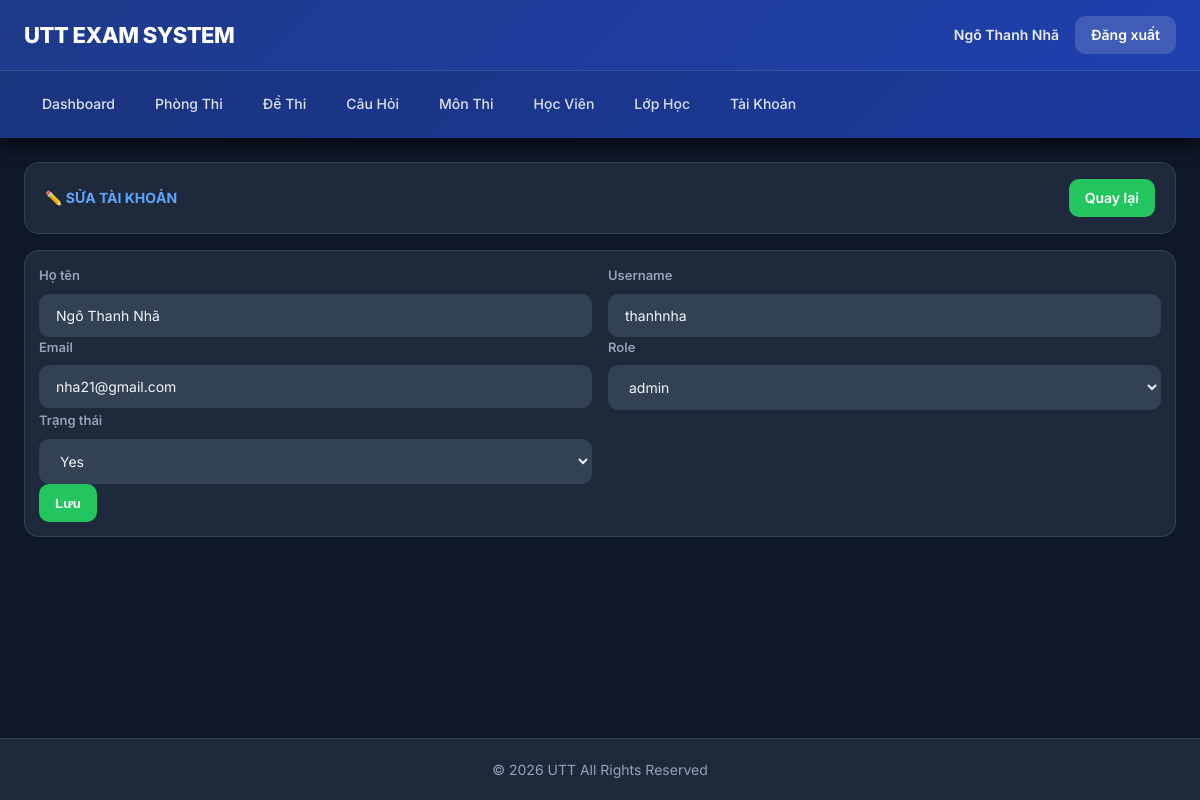
Page /public/index.php?url=TaikhoanController/edit/1 (signed in) on the committed database.
### tables this page shows
CREATE TABLE `users` (
  `id` int(11) NOT NULL,
  `hoten` varchar(100) NOT NULL,
  `username` varchar(50) NOT NULL,
  `email` varchar(120) NOT NULL,
  `password_hash` varchar(255) NOT NULL,
  `trangthai` tinyint(4) DEFAULT 1,
  `role` varchar(20) DEFAULT 'admin',
  `lop_id` int(11) DEFAULT NULL,
  `created_at` datetime DEFAULT current_timestamp()
);

### Core/Controller.php (called while the page is built, shortened)
<?php
class Controller{
  public function model($name){
    return new $name;
  }
  public function view($layout,$data=[]){
    require_once __DIR__."/../MVC/Views/$layout.php";
  }
}

### MVC/Controllers/TaikhoanController.php (called while the page is built, shortened)
<?php
class TaikhoanController extends Controller
{
  private function getFlash($k)
  {
    $v = $_SESSION["_flash"][$k] ?? "";
    return $v;
  }
  public function edit($id)
  {
    $m = $this->model("User_m");
    $u = $m->find((int) $id);
    $this->view("layout_admin", [
      "page" => "Pages/tk_edit",
      "u" => $u,
      "msg" => $this->getFlash("msg"),
      "err" => $this->getFlash("err")
    ]);
  }
}

### Core/App.php (called while the page is built, shortened)
<?php
class App {
  public function __construct(){
    $url = $_GET["url"] ?? "AuthController/login";
    $arr = explode("/", trim($url,"/"));
    $action     = $arr[1] ?? "login";
    $params     = array_slice($arr,2);
    $c = new $controller;
    call_user_func_array([$c,$action], $params);
  }
}

### public/index.php (called while the page is built, shortened)
<?php
require_once __DIR__."/../Core/Database.php";
require_once __DIR__."/../Core/Controller.php";
require_once __DIR__."/../Core/App.php";
new App();

### Core/Database.php (called while the page is built, shortened)
<?php
class Database
{
  public function __construct()
  {
    $dsn = "mysql:host=" . DB_HOST . ";port=" . DB_PORT . ";dbname=" . DB_NAME . ";charset=utf8mb4";
    $this->con = new PDO($dsn, DB_USER, DB_PASS, [
      PDO::ATTR_ERRMODE => PDO::ERRMODE_EXCEPTION,
      PDO::ATTR_DEFAULT_FETCH_MODE => PDO::FETCH_ASSOC
    ]);
  }
}

### MVC/Models/User_m.php (called while the page is built, shortened)
<?php
class User_m extends Database {
  public function find($id){
    $st=$this->con->prepare("SELECT * FROM users WHERE id=?");
    $st->execute([(int)$id]);
    return $st->fetch();
  }
}

### MVC/Views/Pages/tk_edit.php (the view, shortened to what this page needs)
<?php
$u=$data["u"];
?>
<div class="panel">
  <div class="panel-title">✏️ SỬA TÀI KHOẢN</div>
  <div class="panel-actions">
    <a class="btn-green" href="<?=BASE_URL?>/index.php?url=TaikhoanController/index">Quay lại</a>
  </div>
</div>
<div class="box" style="padding:14px">
  <form method="post" action="<?=BASE_URL?>/index.php?url=TaikhoanController/update">
    <div class="row2">
      <div>
        <label>Họ tên</label>
        <input name="hoten" value="<?=htmlspecialchars($u["hoten"])?>" required>
      </div>
      <div>
        <label>Username</label>
        <input name="username" value="<?=htmlspecialchars($u["username"])?>" required>
      </div>
    </div>
    <div class="row2">
      <div>
        <label>Email</label>
        <input name="email" value="<?=htmlspecialchars($u["email"])?>" required>
      </div>
      <div>
        <label>Role</label>
        <select name="role">
          <option value="admin" <?=($u["role"]==="admin"?'selected':'')?>>admin</option>
        </select>
      </div>
    </div>
    <div class="row2">
      <div>
        <label>Trạng thái</label>
        <select name="trangthai">
          <option value="1" <?=((int)$u["trangthai"]===1?'selected':'')?>>Yes</option>
        </select>
      </div>
      <div></div>
    </div>
    <button class="btn-green" type="submit">Lưu</button>
  </form>
</div>

### MVC/Views/layout_admin.php (shortened to what this page needs)
<?php
$u = $_SESSION["user"] ?? ["hoten" => "Khách"];
$page = $data["page"] ?? "";
?>
<!doctype html>
<html lang="vi">
<head>
  <link rel="stylesheet" href="<?= BASE_URL ?>/assets/style.css?v=3">
</head>
<body>
  <header class="site-header">
    <div class="header-top">
      <div class="header-logo">UTT EXAM SYSTEM</div>
      <div class="header-user">
        <span class="header-user-name"><?= htmlspecialchars($u["hoten"]) ?></span>
        <a href="<?= BASE_URL ?>/index.php?url=AuthController/logout" class="header-logout">Đăng xuất</a>
      </div>
    </div>
    <nav class="header-nav">
      <a href="<?= BASE_URL ?>/index.php?url=DashboardController/index" class="nav-link">Dashboard</a>
      <a href="<?= BASE_URL ?>/index.php?url=PhongthiController/index" class="nav-link">Phòng Thi</a>
      <a href="<?= BASE_URL ?>/index.php?url=DethiController/index" class="nav-link">Đề Thi</a>
      <a href="<?= BASE_URL ?>/index.php?url=CauhoiController/index" class="nav-link">Câu Hỏi</a>
      <a href="<?= BASE_URL ?>/index.php?url=MonthiController/index" class="nav-link">Môn Thi</a>
      <a href="<?= BASE_URL ?>/index.php?url=HocvienAdminController/index" class="nav-link">Học Viên</a>
      <a href="<?= BASE_URL ?>/index.php?url=LophocController/index" class="nav-link">Lớp Học</a>
      <a href="<?= BASE_URL ?>/index.php?url=TaikhoanController/index" class="nav-link">Tài Khoản</a>
    </nav>
  </header>
  <main class="page-wrap">
    <?php require_once __DIR__ . "/" . $page . ".php"; ?>
  </main>
  <footer class="site-footer">
    © 2026 UTT All Rights Reserved
  </footer>
</body>
</html>

### public/assets/style.css (style rules this page uses)
:root { --bg-primary: #0f172a; --bg-secondary: #1e293b; --bg-tertiary: #334155; --accent-primary: #3b82f6; --accent-hover: #2563eb; --accent-light: #60a5fa; --text-primary: #f1f5f9; --text-secondary: #94a3b8; --text-muted: #64748b; --success: #22c55e; --warning: #f59e0b; --danger: #ef4444; --info: #06b6d4; --border: #334155; --border-light: #475569; --shadow-sm: 0 1px 2px rgba(0, 0, 0, 0.3); --shadow-md: 0 4px 6px rgba(0, 0, 0, 0.4); --shadow-lg: 0 10px 15px rgba(0, 0, 0, 0.5); --shadow-xl: 0 20px 25px rgba(0, 0, 0, 0.6); --transition: all 0.3s ease; --transition-fast: all 0.15s ease; --radius-sm: 6px; --radius-md: 10px; --radius-lg: 14px; --radius-xl: 20px; }
*, *::before, *::after { box-sizing: border-box; -webkit-box-sizing: border-box; -moz-box-sizing: border-box; margin: 0; padding: 0; }
html { -webkit-text-size-adjust: 100%; -ms-text-size-adjust: 100%; }
body { font-family: 'Inter', -apple-system, BlinkMacSystemFont, 'Segoe UI', Roboto, 'Helvetica Neue', Arial, sans-serif; font-size: 14px; line-height: 1.6; color: var(--text-primary); background: var(--bg-primary); min-height: 100vh; -webkit-font-smoothing: antialiased; -moz-osx-font-smoothing: grayscale; }
a { color: var(--accent-light); text-decoration: none; transition: var(--transition-fast); }
.btn-green { background: var(--success); color: #fff; }
.btn-green, .btn-blue, .btn-yellow, .btn-gray { display: inline-flex; align-items: center; justify-content: center; height: 38px; padding: 0 16px; border-radius: var(--radius-md); font-weight: 600; cursor: pointer; text-decoration: none; transition: var(--transition); border: none; }
.site-header { background: linear-gradient(135deg, #1e3a8a 0%, #1e40af 100%); padding: 0; position: sticky; top: 0; z-index: 100; box-shadow: var(--shadow-lg); }
.header-top { display: flex; align-items: center; justify-content: space-between; padding: 16px 24px; border-bottom: 1px solid rgba(255, 255, 255, 0.1); }
.header-logo { font-size: 22px; font-weight: 800; color: #fff; letter-spacing: -0.5px; }
.header-user { display: flex; align-items: center; gap: 16px; color: rgba(255, 255, 255, 0.9); font-size: 14px; }
.header-user-name { font-weight: 600; }
.header-logout { background: rgba(255, 255, 255, 0.15); color: #fff; padding: 8px 16px; border-radius: var(--radius-md); font-weight: 600; transition: var(--transition); }
.header-nav { display: flex; gap: 4px; padding: 12px 24px; background: rgba(0, 0, 0, 0.1); }
.nav-link { color: rgba(255, 255, 255, 0.85); padding: 10px 18px; border-radius: var(--radius-md); font-weight: 500; font-size: 14px; transition: var(--transition); }
.site-footer { background: var(--bg-secondary); border-top: 1px solid var(--border); padding: 20px 24px; text-align: center; color: var(--text-secondary); font-size: 14px; margin-top: auto; }
.page-wrap { max-width: 1400px; margin: 0 auto; padding: 24px; min-height: calc(100vh - 200px); }
.box { background: var(--bg-secondary); border: 1px solid var(--border); border-radius: var(--radius-lg); overflow: hidden; margin-bottom: 20px; }
label { display: block; font-weight: 600; margin-bottom: 8px; color: var(--text-secondary); font-size: 13px; }
input, select, textarea { width: 100%; padding: 12px 16px; background: var(--bg-tertiary); border: 1px solid var(--border); border-radius: var(--radius-md); color: var(--text-primary); font-size: 14px; font-family: inherit; transition: var(--transition); }
input::placeholder, textarea::placeholder { color: var(--text-muted); }
select { cursor: pointer; }
.row2 { display: grid; grid-template-columns: 1fr 1fr; gap: 16px; }
.panel { background: var(--bg-secondary); border: 1px solid var(--border); border-radius: var(--radius-lg); padding: 16px 20px; display: flex; align-items: center; justify-content: space-between; margin-bottom: 16px; }
.panel-title { font-weight: 700; color: var(--accent-light); }
.panel-actions { display: flex; gap: 12px; align-items: center; }

### rows in the picture
users: hoten "Ngô Thanh Nhã", username "thanhnha", email "nha21@gmail.com", role "admin", trangthai "Yes"
